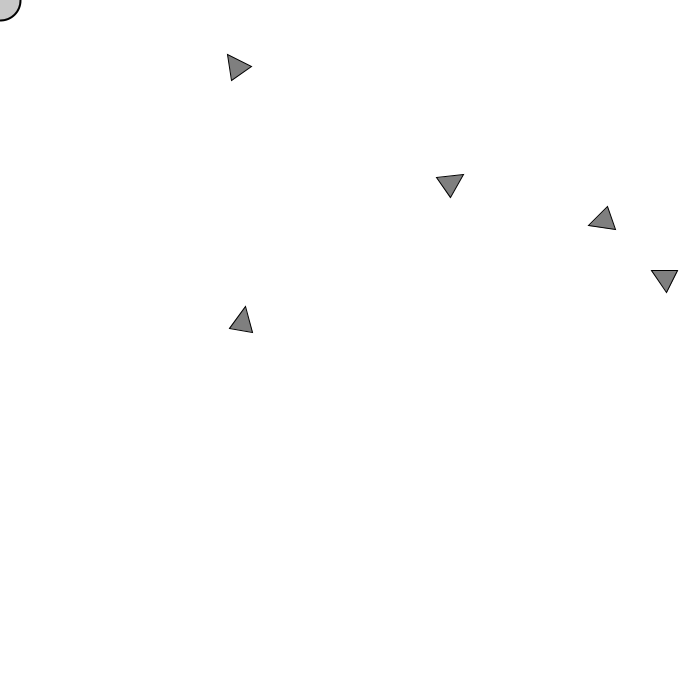
Frame 1 (no input)
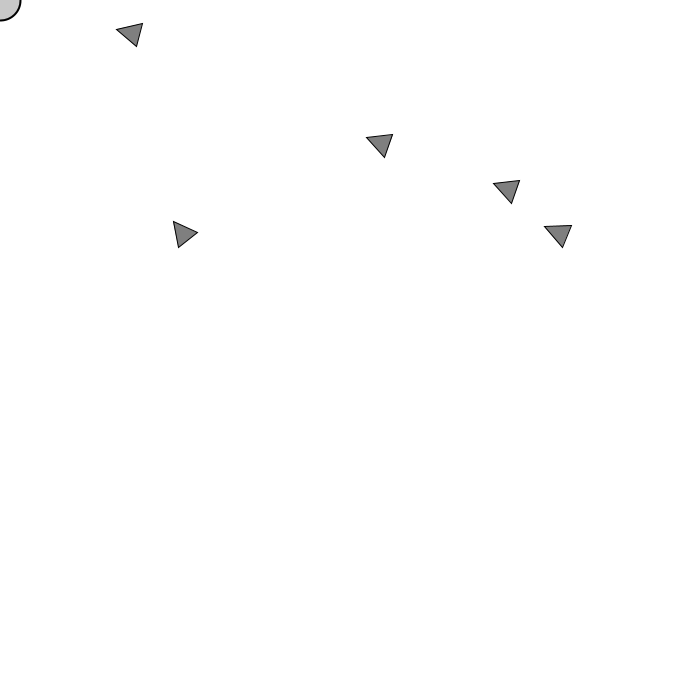
Frame 60 (the mouse pressed at the canvas centre just before this capture)
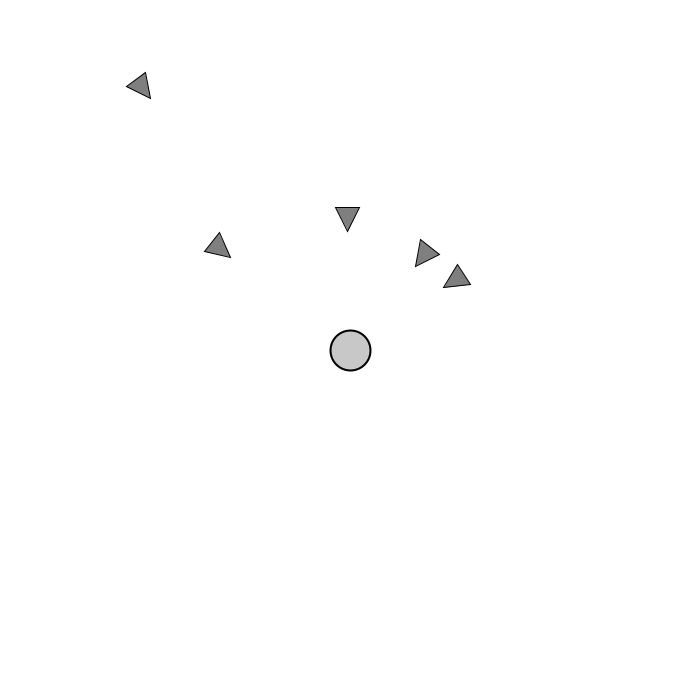
Frame 120 (the mouse held since frame 60 and released just before this capture)

The Processing sketch that drew these frames (run headless with seeded random() and noise(); from frame 60 on, the mouse is pressed at the canvas centre):

// Processing sketch: steeringAgent
// ── steeringAgent.pde
Agent[] agents = new Agent[5];

void setup() {
  size(700,700);
  for (int i=0; i < agents.length; i++) {
    agents[i] = new Agent();
  }
  
}
void draw() {
  background(255);
  PVector mouse = new PVector(mouseX, mouseY);
  
  fill(200);
  stroke(0);
  strokeWeight(2);
  ellipse(mouseX, mouseY, 40,40);
  
  for (int i=0; i < agents.length; i++) {
    agents[i].arrive(mouse);
    agents[i].update();
    agents[i].show();
  }
}

class Agent {
  PVector loc;
  PVector vel;
  PVector acc;
  float maxspeed;
  float maxforce;
  float r=6;
  
  Agent() {
    loc = new PVector(random(width), random(height));
    vel = new PVector(random(-1,1), random(-1,1));
    acc = new PVector(0,0);
    maxspeed = 2;
    maxforce = 0.1;
  }
  void arrive(PVector target) {
    PVector desired = PVector.sub(target, loc);
    float d = desired.mag();
    if (d < 100) {
      float m = map(d, 0, 100, 0, maxspeed);
      desired.setMag(m);
    } else {
      desired.setMag(maxspeed);
    }
    PVector steer = PVector.sub(desired, vel);
    steer.limit(maxforce);
    applyForce(steer);
  }
  void applyForce(PVector force) {
    acc.add(force);
  }
  void update() {
    vel.add(acc);
    vel.limit(maxspeed);
    loc.add(vel);
    acc.mult(0);
  }
  void show() {
    float theta = vel.heading2D() + PI/2;
    fill(127);
    stroke(0);
    strokeWeight(1);
    pushMatrix();
    translate(loc.x,loc.y);
    rotate(theta);
    beginShape();
    vertex(0, -r*2);
    vertex(-2*r, r*2);
    vertex(2*r, r*2);
    endShape(CLOSE);
    popMatrix();
  }
}
